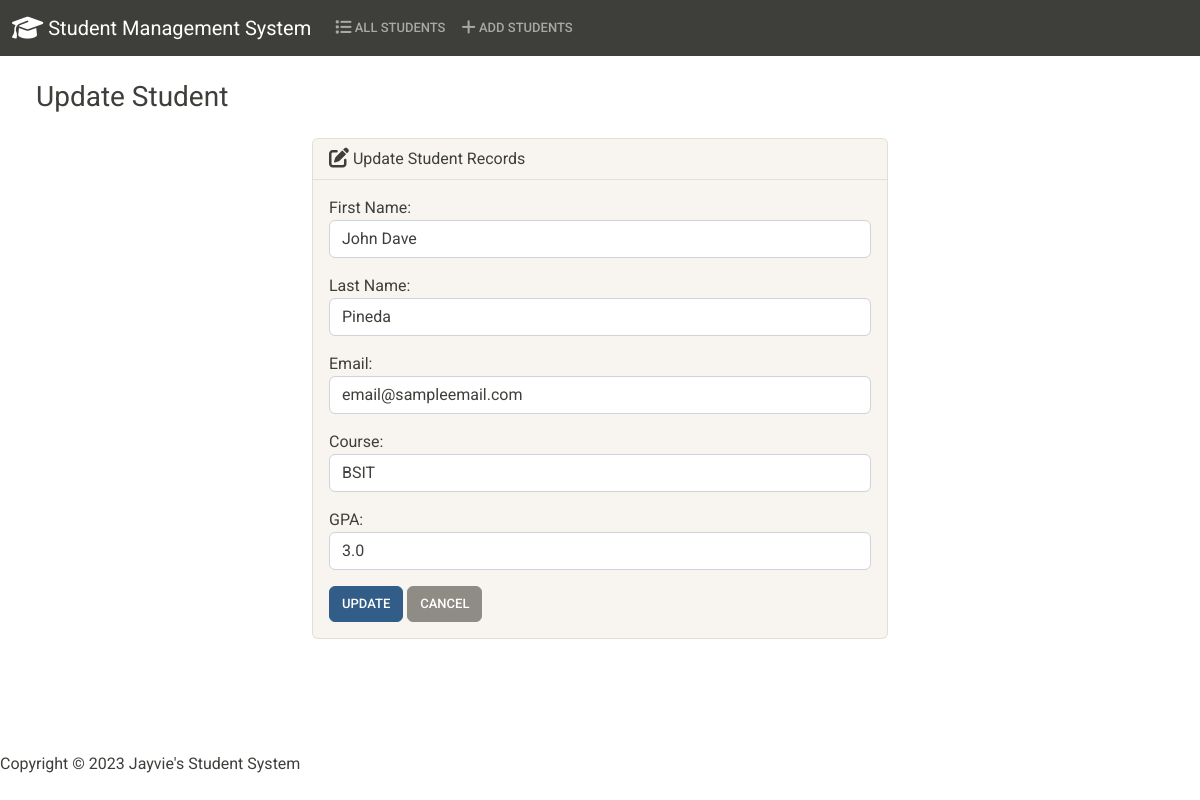
The page /edit/3/ on the database its author committed.
### students/models.py (models this page shows, shortened)
class Student(models.Model):
    student_number = models.CharField(max_length=8)
    first_name = models.CharField(max_length=50)
    last_name = models.CharField(max_length=50)
    email = models.EmailField(max_length=100)
    course = models.CharField(max_length=50)
    gpa = models.FloatField()

### students/views.py (the view)
# urls.py: path('edit/<int:id>/', views.edit, name='edit'),
def edit(request, id):
    if request.method == 'POST':
        students = Student.objects.get(pk=id)
        form = StudentForm(request.POST, instance=students)
        if form.is_valid():
            form.save()
            return render(request, 'students/edit.html', {
                'form': form,
                'success': True,
            })
    else:
        student = Student.objects.get(pk=id)
        form = StudentForm(instance=student)
        return render(request, 'students/edit.html', {
            'form': form
        })

### students/forms.py
class StudentForm(forms.ModelForm):
    class Meta:
        model = Student
        fields = ['first_name', 'last_name', 'email', 'course', 'gpa']
        labels = {
            'first_name': 'First Name',
            'last_name': 'Last Name',
            'email': 'Email',
            'course': 'Course',
            'gpa': 'GPA',
        }
        widgets = {
            'first_name': forms.TextInput(attrs={'class': 'form-control'}),
            'last_name': forms.TextInput(attrs={'class': 'form-control'}),
            'email': forms.EmailInput(attrs={'class': 'form-control'}),
            'course': forms.TextInput(attrs={'class': 'form-control'}),
            'gpa': forms.NumberInput(attrs={'class': 'form-control'}),
        }

### students/templates/students/edit.html
{% extends 'students/base.html' %} {% block body %}
<h3 class="'text-center m-4">Update Student</h3>
{% if success %}
<div class="alert alert-success" role="alert">
  The student has been successfully updated!
  <a href="{% url 'index' %}" class="alert-link">Go to Home Page.</a>
</div>
{% else %}
<div class="row justify-content-center">
  <div class="col-6">
    <div class="card bg-light mb-3">
      <div class="card-header">
        <i class="fa-solid fa-pen-to-square fa-lg"></i> Update Student Records
      </div>
      <div class="card-body">
        <form action="" method="POST">
          {% csrf_token %} {{ form.as_p }}
          <button type="submit" class="btn btn-primary">Update</button>
          <a href="{% url 'index' %}" class="btn btn-secondary">Cancel</a>
        </form>
      </div>
    </div>
  </div>
</div>
{% endif %} {% endblock %}

### rows shown on the page
Student: first_name "John Dave", last_name "Pineda", email "email@sampleemail.com", course "BSIT", gpa "3.0"
